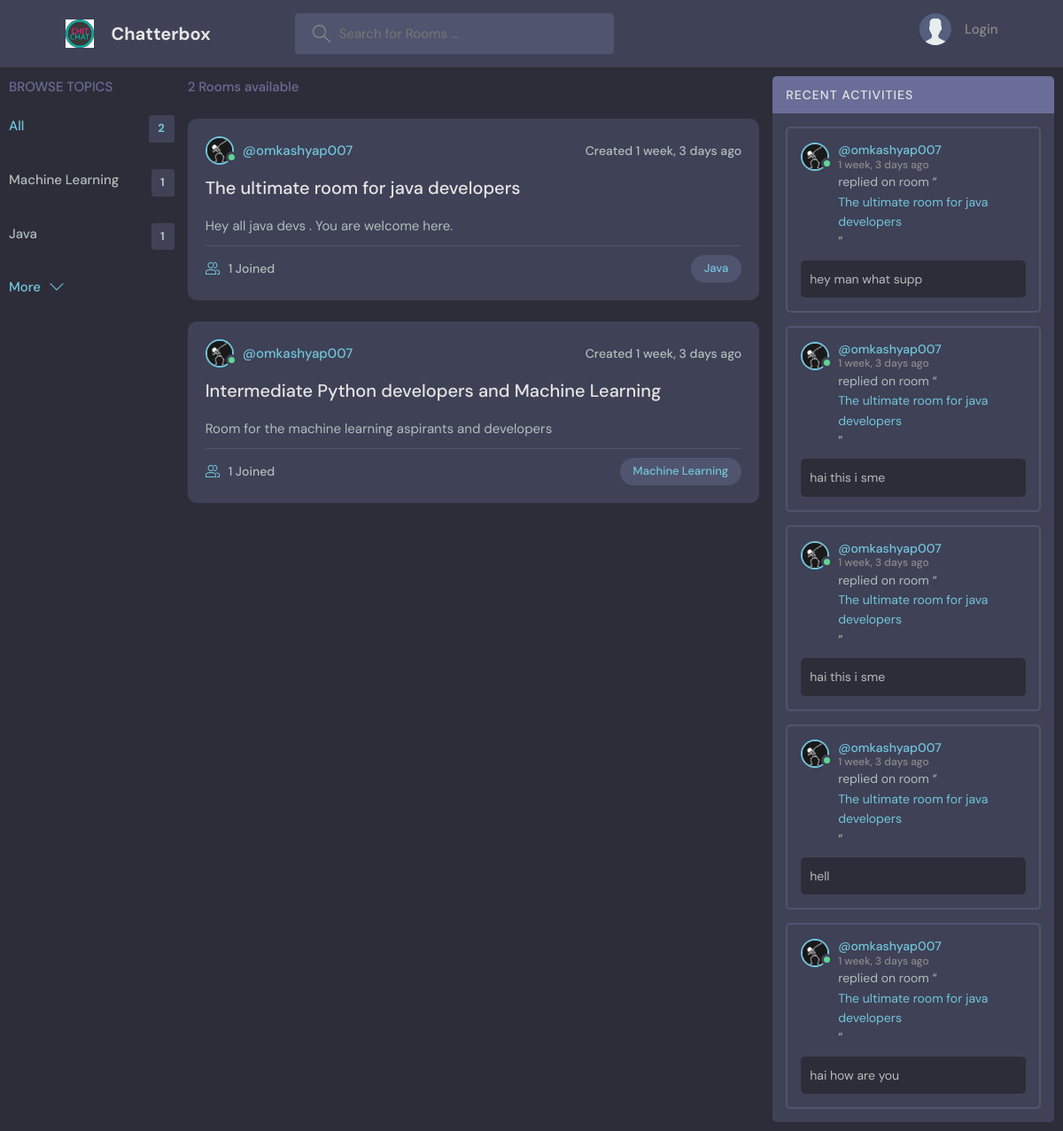
The app's page /, older data.
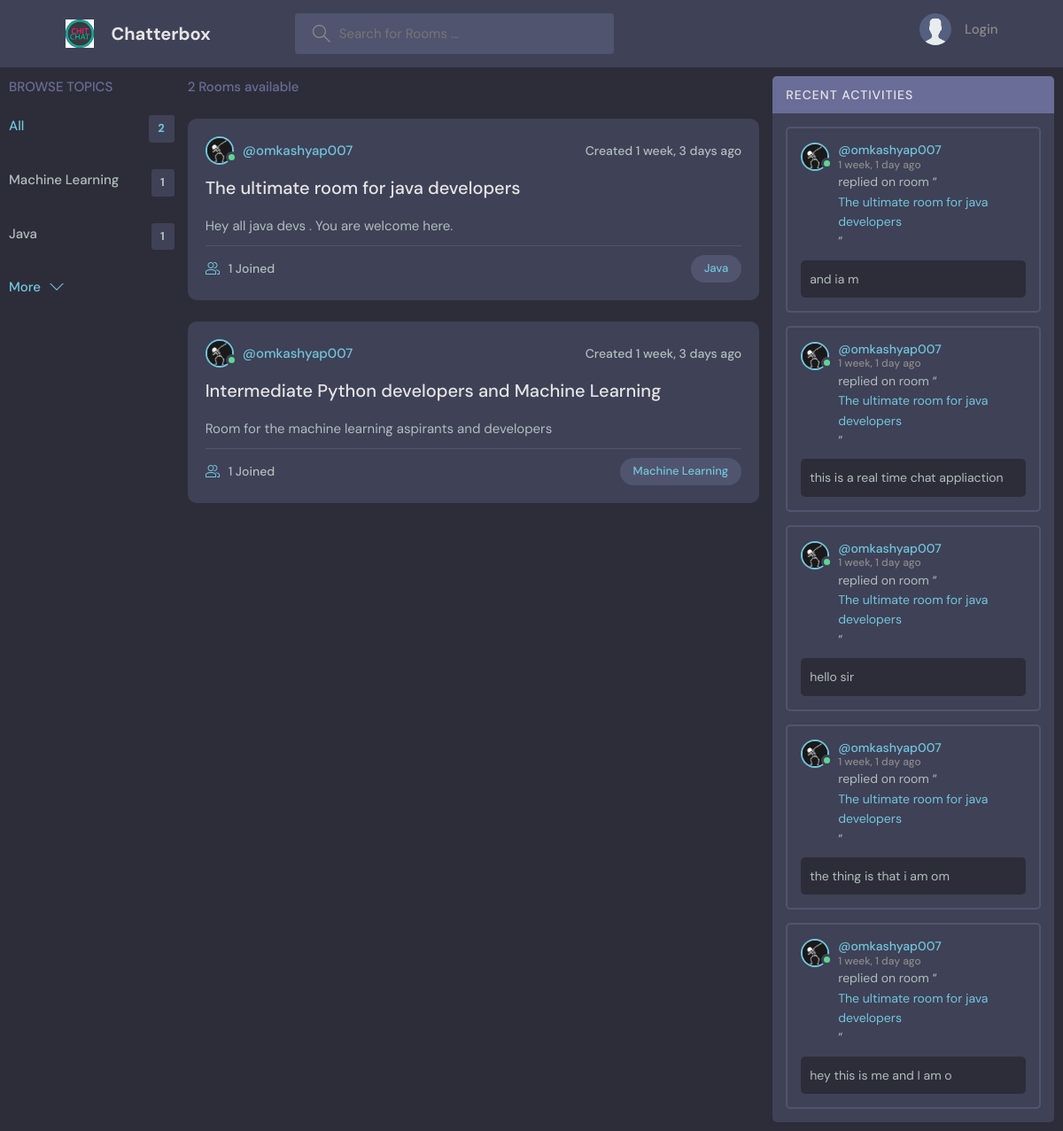
The same page, newer data.
### base/models.py (models this page shows, shortened)
class Topic(models.Model) :
    name = models.CharField(max_length = 100)
    created = models.DateTimeField(auto_now_add = True)
    class Meta :
        ordering = ["created"]

class Chatroom(models.Model) :
    host = models.ForeignKey(User , on_delete = models.CASCADE )
    topic = models.ForeignKey("base.Topic", verbose_name="topic", on_delete=models.SET_NULL , null = True)
    roomname = models.CharField(max_length = 200 )
    description = models.TextField(null = True ,  blank = True)
    participants = models.ManyToManyField(User, verbose_name="participants" , related_name = "participants"  )
    updated = models.DateTimeField(auto_now = True)
    created = models.DateTimeField(auto_now_add = True)
    class Meta :
        ordering = ["-updated" , "-created"]

class Profile(models.Model) :
    user = models.OneToOneField(User , on_delete = models.CASCADE)
    image = models.ImageField(default = "default.jpg" , upload_to = "profile_pics")
    first_name = models.CharField(max_length=50 , blank = True , null = True)
    last_name = models.CharField(max_length=50 , blank = True , null = True)
    aboutuser = models.TextField(null = True , blank = True)

class Message(models.Model) :
    user = models.ForeignKey(User , on_delete = models.CASCADE)
    room = models.ForeignKey(Chatroom , on_delete = models.CASCADE)
    body = models.TextField()
    udpated = models.DateTimeField(auto_now = True)
    created = models.DateTimeField(auto_now_add = True)
    class Meta:
        ordering = ["-udpated" , "-created"]

### base/views.py (the view)
# urls.py: path("", base_views.HomePage, name="chat-home"),
def HomePage(request):
    q = request.GET.get("q").strip() if request.GET.get("q") != None else ""
    rooms = Chatroom.objects.filter(
        Q(topic__name__icontains=q) |
        Q(roomname__icontains=q) |
        Q(description__icontains=q)
    )
    rooms_count = rooms.count()
    rooms = rooms[:6]
    topics = Topic.objects.all()
    topics_count = topics.count()
    topics = topics[:5]
    room_messages = Message.objects.filter(
        Q(room__topic__name__icontains = q)
    )[:5]
    context = {"rooms": rooms, "topics": topics, "room_messages" : room_messages , "rooms_count": rooms_count , "topics_count" : topics_count}
    return render(request, "base/homePage.html", context)

### base/templates/base/homePage.html (shortened to what this page needs)
{% extends "base.html" %}
{% block content %}
<div class = "home-container" >
  <div>
    {% include "base/topic_component.html" %}
  </div>
  <div>
    {% include "base/rooms_component.html" %}
  </div>
  <div>
    {% include "base/recent_activity.html" %}
  </div>
</div>
    {% endblock content %}

### base/templates/base/topic_component.html
  <div class="topics" >
    <div class="topics__header">
      <h2>Browse Topics</h2>
    </div>
    <ul class="topics__list">
      <li>
        <a href="{% url 'chat-home' %}" class="active">All <span>{{topics_count}}</span></a>
      </li>
      {% for topic in topics%}
      <li>
        <a href ="{% url 'chat-home' %}?q={{topic.name}}">{{topic.name}}<span>{{topic.chatroom_set.all.count}}</span></a>
      </li>
      {% endfor %}
    </ul>
    <a class="btn btn--link" href="{% url 'topics-page' %}">
      More
      <svg version="1.1" xmlns="http://www.w3.org/2000/svg" width="32" height="32" viewBox="0 0 32 32">
        <title>chevron-down</title>
        <path d="M16 21l-13-13h-3l16 16 16-16h-3l-13 13z"></path>
      </svg>
    </a>
  </div>

### base/templates/base/rooms_component.html (shortened to what this page needs)
<div class="roomList">
  <div class="roomList__header">
    <div>
      <p>{{rooms_count}} Rooms available</p>
    </div>
  </div>
  {% for room in rooms %}
  <div class="roomListRoom">
    <div class="roomListRoom__header">
      <a
        href="{% url 'user-profile' pk=room.host.id %}"
        class="roomListRoom__author"
      >
        <div
          class="avatar avatar--small {% if room.host.is_active %}active{% endif %}"
        >
          <img src="{{room.host.profile.image.url}}" />
        </div>
        <span> @{{room.host.username}} </span>
      </a>
      <div class="roomListRoom__actions">
        <span>Created {{room.created|timesince}} ago </span>
      </div>
    </div>
    <div class="roomListRoom__content">
      <a href="{% url 'chat-room' pk=room.id %}">{{room.roomname}}</a>
      <p>{{room.description|truncatechars:200}}</p>
    </div>
    <div class="roomListRoom__meta">
      <div class="roomListRoom__joined">
        {{room.participants.all.count}} Joined
      </div>
      <a href="{% url 'chat-home' %}?q={{room.topic.name}}">
        <p class="roomListRoom__topic">{{room.topic.name}}</p>
      </a>
    </div>
  </div>
  {% endfor %}
</div>

### base/templates/base/recent_activity.html
<div class="activities">
  <div class="activities__header">
    <h2>Recent Activities</h2>
  </div>
  {% for message in room_messages %}
  <div class="activities__box">
    <div class="activities__boxHeader roomListRoom__header">
      <a
        href="{% url 'user-profile' pk=message.user.id %}"
        class="roomListRoom__author"
      >
        <div
          class="avatar avatar--small {% if message.user.is_active %}active{% endif %}"
        >
          <img src="{{message.user.profile.image.url}}" />
        </div>
        <p>
          @{{message.user.username}}
          <span>{{message.created|timesince}} ago</span>
        </p>
      </a>
    </div>
    <div class="activities__boxContent">
      <p>
        replied on room “<a href="{% url 'chat-room' pk=message.room.id %}">
          {{message.room.roomname}}</a
        >”
      </p>
      <div class="activities__boxRoomContent">
        {{message.body|truncatechars:100}}
      </div>
    </div>
  </div>
  {% endfor %}
</div>

Row changes from the older to the newer data that the page shows:
no longer on this page (row unchanged): Message: user.profile.image (placeholder picture), user.username "omkashyap007", created "1 week, 3 days", room.roomname "The ultimate room for java developers", body "hey man what supp"
no longer on this page (row unchanged): Message: user.profile.image (placeholder picture), user.username "omkashyap007", created "1 week, 3 days", room.roomname "The ultimate room for java developers", body "hai this i sme"
no longer on this page (row unchanged): Message: user.profile.image (placeholder picture), user.username "omkashyap007", created "1 week, 3 days", room.roomname "The ultimate room for java developers", body "hai this i sme"
no longer on this page (row unchanged): Message: user.profile.image (placeholder picture), user.username "omkashyap007", created "1 week, 3 days", room.roomname "The ultimate room for java developers", body "hell"
no longer on this page (row unchanged): Message: user.profile.image (placeholder picture), user.username "omkashyap007", created "1 week, 3 days", room.roomname "The ultimate room for java developers", body "hai how are you"
added Message: user.profile.image (placeholder picture), user.username "omkashyap007", created "1 week, 1 day", room.roomname "The ultimate room for java developers", body "and ia m"
added Message: user.profile.image (placeholder picture), user.username "omkashyap007", created "1 week, 1 day", room.roomname "The ultimate room for java developers", body "this is a real time chat appliaction"
added Message: user.profile.image (placeholder picture), user.username "omkashyap007", created "1 week, 1 day", room.roomname "The ultimate room for java developers", body "hello sir"
added Message: user.profile.image (placeholder picture), user.username "omkashyap007", created "1 week, 1 day", room.roomname "The ultimate room for java developers", body "the thing is that i am om"
added Message: user.profile.image (placeholder picture), user.username "omkashyap007", created "1 week, 1 day", room.roomname "The ultimate room for java developers", body "hey this is me and I am o"
